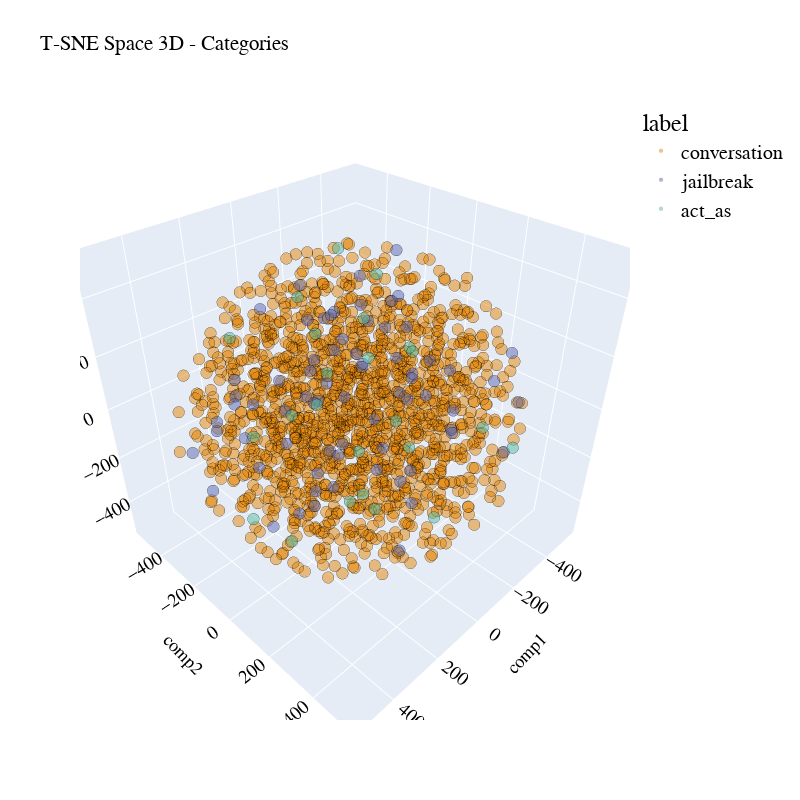

Here is the notebook cell this chart was saved with:
### Code cell
plot_pca_3d(df_tsne_3d, title = "T-SNE Space 3D - Categories", opacity=0.5, width_line = 0.1, color='label')

### Figure 1 — Plotly figure (JSON) as saved in the notebook; plotly's stock layout.template omitted (floating-point values rounded to 4 significant figures; data arrays with more than 128 entries replaced by an {"elided": "..."} marker saying what was removed)
{"data": [{"hovertemplate": "label=conversation<br>comp1=%{x}<br>comp2=%{y}<br>comp3=%{z}<extra></extra>", "legendgroup": "conversation", "marker": {"color": "rgb(229, 134, 6)", "line": {"color": "black", "width": 0.1}, "opacity": 0.5, "size": 4, "symbol": "circle"}, "mode": "markers", "name": "conversation", "scene": "scene", "showlegend": true, "type": "scatter3d", "x": {"elided": "1402 float values"}, "y": {"elided": "1402 float values"}, "z": {"elided": "1402 float values"}}, {"hovertemplate": "label=jailbreak<br>comp1=%{x}<br>comp2=%{y}<br>comp3=%{z}<extra></extra>", "legendgroup": "jailbreak", "marker": {"color": "rgb(93, 105, 177)", "line": {"color": "black", "width": 0.1}, "opacity": 0.5, "size": 4, "symbol": "circle"}, "mode": "markers", "name": "jailbreak", "scene": "scene", "showlegend": true, "type": "scatter3d", "x": [312.3, -151.6, 200.3, -263.4, 388.4, 107.8, 253.1, -174.5, 150.6, -282.2, -96.96, 218.2, -358.8, 10.51, 438.6, -216.7, -260.3, -78.49, 170.7, 229.6, 196.2, 99.89, -457.4, 329.6, 493.4, 23.5, -346.5, -188.4, -218.2, 106.8, -25.5, 43.38, -293.8, -290.7, 21.07, 338.9, 177.9, -38.62, -186.4, -317.5, -160.6, -103.7, 163.1, -269.5, -182.3, -148.1, -200.1, -194.2, 262.8, 145.9, 74.8, -17.93, 488.2, -279.4, -115.7, 228.7, -133.1, 217.6, 132.4, -202.7, -162.6, 97.8, -21.2, -182.9, -237.4, 223.2, 347.6, 216.2, -74.47, 258.1], "y": [-326.3, -81.25, -355.2, 444.7, -278.1, 214.4, -32.07, 25.13, -30.93, 7.535, -138.1, -238.1, 340.3, 311.1, 14.94, 76.89, -65.14, 61.41, 258.2, 62.46, 100.7, -12.39, -222.2, 180.0, -186.9, 176.3, -404.2, -151.1, -311.1, 122.2, 191.8, 253.5, 189.1, -444.5, 244.7, -23.47, -84.18, 101.3, 35.01, 386.6, 138.2, 322.0, -233.5, 175.7, 89.63, 103.9, 138.1, 257.8, -268.4, -341.2, -261.1, -118.7, -39.2, 339.4, -83.92, 57.13, -87.51, 159.4, -31.94, -421.5, -366.6, -115.1, -260.4, -134.6, -334.5, -88.05, -153.7, 77.49, -174.1, 219.7], "z": [-92.15, 237.9, 46.66, 120.3, -277.7, -61.03, 109.8, 357.6, 376.0, 17.32, -61.98, -253.5, 208.2, 328.1, 131.0, -338.2, 454.2, 299.2, 183.8, 281.2, -2.734, 145.1, -93.4, -30.13, -4.365, 465.8, -39.78, 257.4, 160.8, 310.6, 372.4, -122.6, -148.2, 57.18, -448.9, -303.4, -393.0, -120.5, -3.172, -133.8, -419.3, 36.1, 340.9, 111.5, 81.35, 20.96, 28.52, 31.02, 52.06, -73.48, -239.7, -414.0, 184.2, 140.8, 408.0, -231.6, 68.72, 26.14, -206.6, -277.1, -38.0, 45.31, 347.9, 38.56, -13.07, 176.1, 118.5, 180.4, 253.7, 123.6]}, {"hovertemplate": "label=act_as<br>comp1=%{x}<br>comp2=%{y}<br>comp3=%{z}<extra></extra>", "legendgroup": "act_as", "marker": {"color": "rgb(82, 188, 163)", "line": {"color": "black", "width": 0.1}, "opacity": 0.5, "size": 4, "symbol": "circle"}, "mode": "markers", "name": "act_as", "scene": "scene", "showlegend": true, "type": "scatter3d", "x": [-100.6, -251.4, 179.6, -225.7, 278.3, -52.14, 193.1, -409.8, -192.2, 22.12, 334.4, -153.7, -239.5, -132.9, 338.3, -18.1, 424.1, 245.7, -325.9, 256.6, 5.57, -284.8, -179.8, 361.0], "y": [-367.7, 36.4, 223.7, 470.1, -170.1, -112.1, 92.39, -324.6, -140.0, 128.6, 204.4, 400.4, -129.2, -102.5, 330.1, -336.4, -7.269, 402.5, -32.95, -274.3, 366.5, -12.18, -374.0, 96.1], "z": [240.0, -272.8, -108.2, -18.48, -49.73, 508.6, 270.5, -116.3, 210.1, -335.4, 287.3, 59.35, 358.1, -303.1, 31.59, -201.5, -201.8, 292.3, 69.7, 261.2, -224.7, 112.1, 63.25, -268.9]}], "layout": {"autosize": true, "font": {"color": "black", "family": "Gilroy", "size": 15}, "height": 800, "legend": {"font": {"size": 20}, "title": {"font": {"family": "Times New Roman"}, "text": "label"}, "tracegroupgap": 0}, "scene": {"domain": {"x": [0, 1], "y": [0, 1]}, "xaxis": {"title": {"font": {"color": "black"}, "text": "comp1"}}, "yaxis": {"title": {"font": {"color": "black"}, "text": "comp2"}}, "zaxis": {"title": {"font": {"color": "black"}, "text": "comp3"}}}, "showlegend": true, "title": {"text": "T-SNE Space 3D - Categories"}, "width": 800}}
